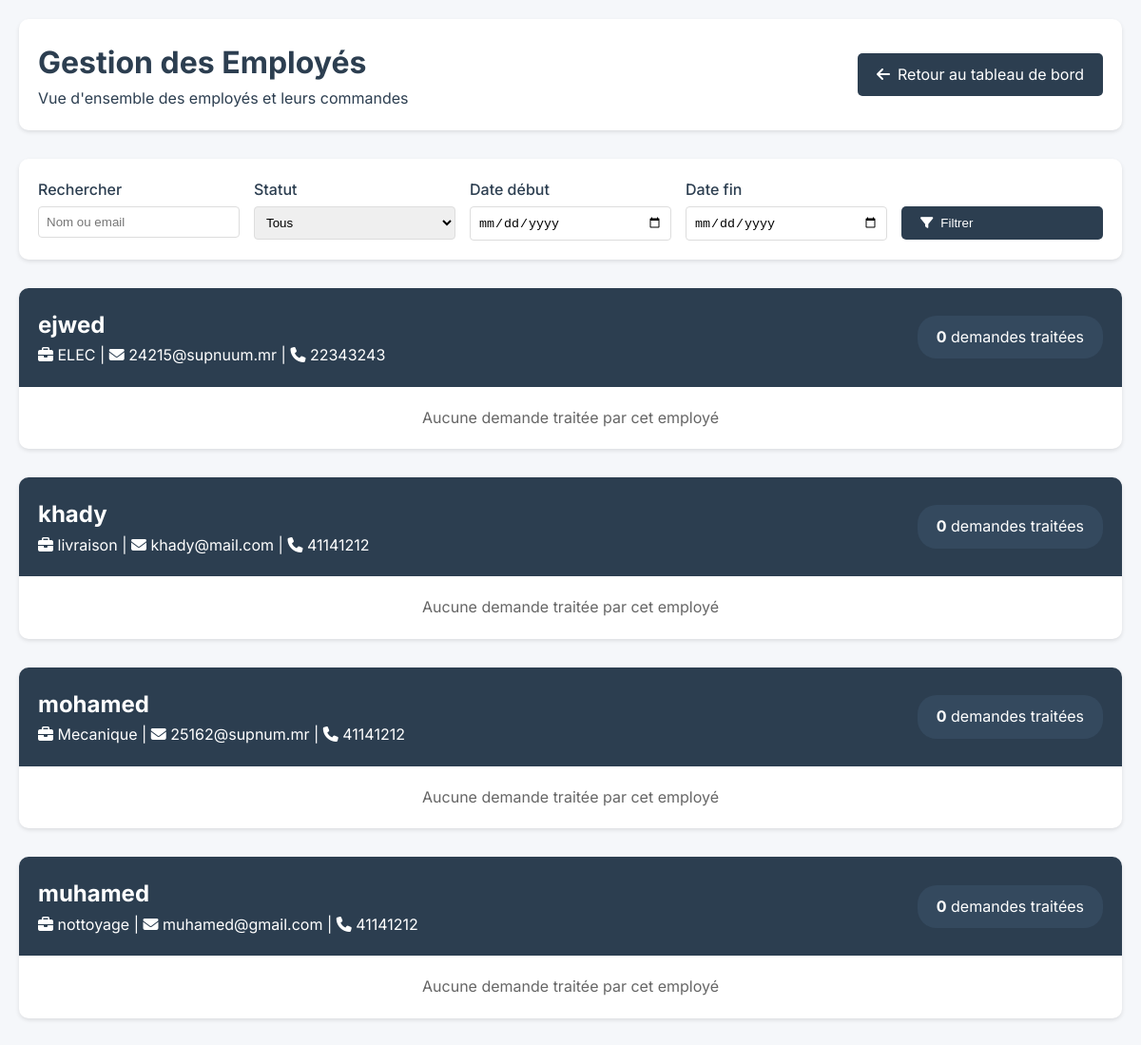
Screenshot of /partie_employer/employes_demandes.php (signed in) with the database file from the repository.
### tables this page shows
CREATE TABLE IF NOT EXISTS `employe` (
  `id_employe` int NOT NULL AUTO_INCREMENT,
  `nom` varchar(100) NOT NULL,
  `specialite` varchar(100) NOT NULL,
  `email` varchar(100) NOT NULL,
  `numero_telephone` varchar(20) DEFAULT NULL,
  `adresse` text,
  `statut` enum('actif','inactif') DEFAULT 'actif',
  `id_service` int DEFAULT NULL,
  PRIMARY KEY (`id_employe`),
  UNIQUE KEY `email` (`email`),
  KEY `fk_employe_service` (`id_service`)
);

### partie_employer/employes_demandes.php (the view, shortened to what this page needs)
<?php
include_once '../include/db_config.php';
$searchQuery = isset($_GET['search']) ? $_GET['search'] : '';
$dateStart = isset($_GET['date_start']) ? $_GET['date_start'] : '';
$dateEnd = isset($_GET['date_end']) ? $_GET['date_end'] : '';
$sql = "SELECT
            e.id_employe,
            e.nom as employe_nom,
            e.specialite,
            e.email,
            e.numero_telephone,
            e.adresse,
            e.statut as employe_statut,
            COUNT(DISTINCT d.id_demande) as total_demandes,
            d.id_demande,
            d.description as demande_description,
            d.statut as demande_statut,
            d.date_demande,
            s.nom_service,
            s.categorie,
            c.nom as client_nom,
            a.nom as admin_nom
        FROM Employe e
        LEFT JOIN Demande d ON e.id_employe = d.id_employe
        LEFT JOIN Service s ON d.id_service = s.id_service
        LEFT JOIN Client c ON d.id_client = c.id_client
        LEFT JOIN Administrateur a ON s.id_admin = a.id_admin
        WHERE 1=1";
$sql .= " GROUP BY e.id_employe, d.id_demande
          ORDER BY e.nom, d.date_demande DESC";
$result = $conn->query($sql);
$employes = [];
if ($result) {
    while ($row = $result->fetch_assoc()) {
        $id_employe = $row['id_employe'];
        if (!isset($employes[$id_employe])) {
            $employes[$id_employe] = [
                'nom' => $row['employe_nom'],
                'specialite' => $row['specialite'],
                'email' => $row['email'],
                'telephone' => $row['numero_telephone'],
                'adresse' => $row['adresse'],
                'statut' => $row['employe_statut'],
                'total_demandes' => $row['total_demandes'],
                'demandes' => []
            ];
        }
    }
}
?>
<!DOCTYPE html>
<html lang="fr">
<head>
    <link rel="stylesheet" href="https://cdnjs.cloudflare.com/ajax/libs/font-awesome/6.4.0/css/all.min.css">
</head>
<body>
    <div class="container">
        <div class="page-header">
            <div>
                <h1>Gestion des Employés</h1>
                <p>Vue d'ensemble des employés et leurs commandes</p>
            </div>
            <div>
                <a href="../partie_admin/dashbord.php" class="export-btn">
                <i class="fas fa-arrow-left"></i>
                Retour au tableau de bord
            </a>
            </div>
        </div>
        <div class="filters">
            <form action="" method="GET">
                <div class="filter-group">
                    <label>Rechercher</label>
                    <input type="text" name="search" value="<?php echo htmlspecialchars($searchQuery); ?>" placeholder="Nom ou email">
                </div>
                <div class="filter-group">
                    <label>Statut</label>
                    <select name="status">
                        <option value="">Tous</option>
                    </select>
                </div>
                <div class="filter-group">
                    <label>Date début</label>
                    <input type="date" name="date_start" value="<?php echo $dateStart; ?>">
                </div>
                <div class="filter-group">
                    <label>Date fin</label>
                    <input type="date" name="date_end" value="<?php echo $dateEnd; ?>">
                </div>
                <div class="filter-group">
                    <label>&nbsp;</label>
                    <button type="submit" class="export-btn">
                        <i class="fas fa-filter"></i>
                        Filtrer
                    </button>
                </div>
            </form>
        </div>
        <?php foreach ($employes as $employe): ?>
            <div class="employe-card">
                <div class="employe-header">
                    <div class="employe-info">
                        <h2><?php echo htmlspecialchars($employe['nom']); ?></h2>
                        <p>
                            <i class="fas fa-briefcase"></i> <?php echo htmlspecialchars($employe['specialite']); ?> |
                            <i class="fas fa-envelope"></i> <?php echo htmlspecialchars($employe['email']); ?> |
                            <i class="fas fa-phone"></i> <?php echo htmlspecialchars($employe['telephone']); ?>
                        </p>
                    </div>
                    <div class="employe-stats">
                        <strong><?php echo $employe['total_demandes']; ?></strong> demandes traitées
                    </div>
                </div>
                <?php if (!empty($employe['demandes'])): ?>
                    <table class="demandes-table">
                        <thead>
                            <tr>
                                <th>Service</th>
                                <th>Catégorie</th>
                                <th>Client</th>
                                <th>Admin</th>
                                <th>Date</th>
                                <th>Statut</th>
                            </tr>
                        </thead>
                        <tbody>
                            <?php foreach ($employe['demandes'] as $demande): ?>
                                <tr>
                                    <td><?php echo htmlspecialchars($demande['service']); ?></td>
                                    <td><?php echo htmlspecialchars($demande['categorie']); ?></td>
                                    <td><?php echo htmlspecialchars($demande['client']); ?></td>
                                    <td><?php echo $demande['admin'] ? htmlspecialchars($demande['admin']) : 'Non assigné'; ?></td>
                                    <td><?php echo date('d/m/Y H:i', strtotime($demande['date'])); ?></td>
                                    <td>
                                        <span class="status-badge status-<?php echo $demande['statut']; ?>">
                                            <?php echo getStatusLabel($demande['statut']); ?>
                                        </span>
                                    </td>
                                </tr>
                            <?php endforeach; ?>
                        </tbody>
                    </table>
                <?php else: ?>
                    <p style="padding: 20px; text-align: center; color: #666;">
                        Aucune demande traitée par cet employé
                    </p>
                <?php endif; ?>
            </div>
        <?php endforeach; ?>
    </div>
</body>
</html>

### partie_employer/employes_demandes.php (style rules this page uses)
* { margin: 0; padding: 0; box-sizing: border-box; }
body { font-family: 'Inter', sans-serif; background-color: #f5f7fa; color: #2C3E50; line-height: 1.6; padding: 20px; }
.container { max-width: 1400px; margin: 0 auto; }
.page-header { background: white; padding: 20px; border-radius: 10px; box-shadow: 0 2px 4px rgba(0,0,0,0.1); margin-bottom: 30px; display: flex; justify-content: space-between; align-items: center; }
.filters { background: white; padding: 20px; border-radius: 10px; box-shadow: 0 2px 4px rgba(0,0,0,0.1); margin-bottom: 30px; }
.filters form { display: grid; grid-template-columns: repeat(auto-fit, minmax(200px, 1fr)); gap: 15px; }
.filter-group { display: flex; flex-direction: column; }
.filter-group label { margin-bottom: 5px; font-weight: 500; }
.filter-group input, .filter-group select { padding: 8px; border: 1px solid #ddd; border-radius: 4px; }
.employe-card { background: white; border-radius: 10px; box-shadow: 0 2px 4px rgba(0,0,0,0.1); margin-bottom: 30px; overflow: hidden; }
.employe-header { background: #2C3E50; color: white; padding: 20px; display: flex; justify-content: space-between; align-items: center; }
.employe-info { flex: 1; }
.employe-stats { background: #34495e; padding: 10px 20px; border-radius: 20px; }
.export-btn { padding: 10px 20px; background: #2C3E50; color: white; border: none; border-radius: 5px; cursor: pointer; text-decoration: none; display: inline-flex; align-items: center; gap: 8px; }

### rows the page displays
employe: nom "ejwed", specialite "ELEC", email "24215@supnuum.mr", numero_telephone "22343243", total_demandes "0"
employe: nom "khady", specialite "livraison", email "khady@mail.com", numero_telephone "41141212", total_demandes "0"
employe: nom "mohamed", specialite "Mecanique", email "25162@supnum.mr", numero_telephone "41141212", total_demandes "0"
employe: nom "muhamed", specialite "nottoyage", email "muhamed@gmail.com", numero_telephone "41141212", total_demandes "0"
